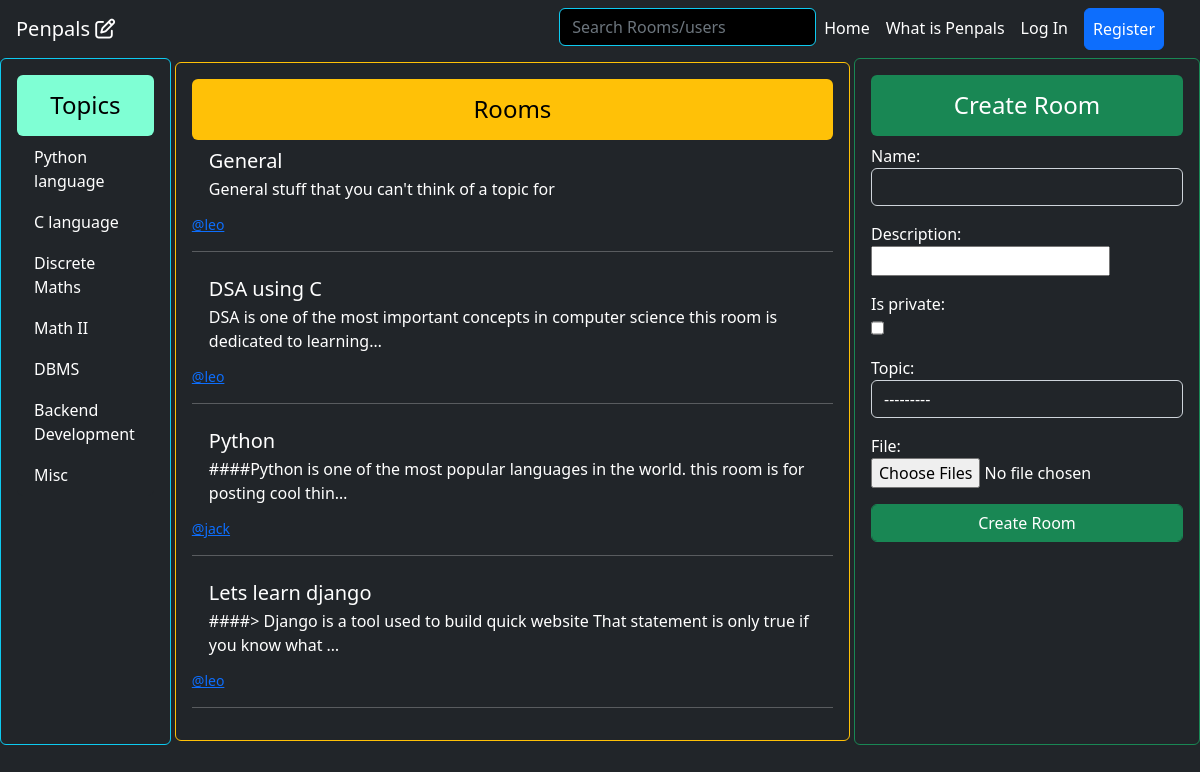
The page / on the database its author committed.
### base/models.py (models this page shows, shortened)
class Topic(models.Model):
    name = models.CharField(max_length=50)
    def __str__(self):
        return self.name

class Room(models.Model):
    name = models.CharField(max_length=120)
    description = MarkdownField(rendered_field='description_rendered', validator=VALIDATOR_STANDARD)
    description_rendered = RenderedMarkdownField()
    is_private = models.BooleanField(default=False)
    created_at = models.DateTimeField(auto_now_add=True)
    updated_at = models.DateTimeField(auto_now=True)
    topic = models.ForeignKey(Topic,null=True, on_delete=models.SET_NULL ,related_name='topic_rooms')
    creator = models.ForeignKey(Account,null=True,on_delete=models.SET_NULL,related_name='created_rooms')
    admins = models.ManyToManyField(Account,related_name='administrated_rooms')
    participants = models.ManyToManyField(Account,related_name='joined_rooms')
    class Meta:
        ordering = ['-created_at']

### accounts/models.py (models this page shows, shortened)
class Account(AbstractBaseUser,PermissionsMixin):
    id = models.UUIDField(primary_key = True,default=uuid.uuid4,editable=False)
    Genders=[
        ("Male","Male"),
        ("Female","Female")
    ]
    email = models.EmailField(verbose_name="email", max_length=60, unique=True)
    username = models.CharField(max_length=30, unique=True)
    gender = models.CharField(max_length=7,choices=Genders,default = "Male")
    phone_num = PhoneNumberField(blank=True)
    current_residence = CountryField(null =True , blank = True)
    nationality = CountryField(null =True , blank = True)
    date_joined = models.DateTimeField(verbose_name="date joined", auto_now_add=True)
    last_login = models.DateTimeField(verbose_name="last login", auto_now=True)
    is_active = models.BooleanField(default=True)
    is_admin = models.BooleanField(default=False)
    is_staff = models.BooleanField(default=False)
    is_superuser = models.BooleanField(default=False)
    profile_image = models.URLField(default="https://www.freeiconspng.com/thumbs/account-icon/account-icon-33.png")
    USERNAME_FIELD = "email"
    REQUIRED_FIELDS = [
        'username',
    ]
    objects = MyAccountManager()
    class Meta:
        unique_together = ('username','email')
    def __str__(self):
        return f"<a href='/accounts/{self.id}'>@{self.username}</a>"

### base/views.py (the view)
# urls.py: path('',index,name='index'),
def index(request):
    context = {}
    rooms = ''
    if request.GET:
        t = request.GET.get('t')
        s = request.GET.get('s')
        if t:
            rooms = Room.objects.filter(Q(topic__name__icontains = t)).exclude(is_private = True)
        elif s:
            if s.startswith('@'):
                try:
                    user = Account.objects.get(username = s[1:])
                except:
                    return HttpResponse("<h1>USER NOT FOUND</h1>",status = 404)
                return HttpResponseRedirect(reverse('profile', args=(user.id,)))
            else:
                rooms = Room.objects.filter(Q(name__icontains = s))
    else:
        rooms = Room.objects.all().exclude(is_private=True)
    context['rooms'] = rooms
    context['creation_form'] = RoomCreationForm()
    context['file_form'] = RoomFileForm()
    context['topics'] = Topic.objects.all()
    return render(request,"index.html",context)

### base/forms.py
class RoomCreationForm(forms.ModelForm):
    class Meta:
        model = Room
        fields = ('name','description','is_private','topic',)
        widgets = {
            'name': forms.TextInput(attrs={'class':'bg-dark text-white form-control'}),
            'description': MDEWidget(attrs={'class':'bg-dark text-white form-control'}),
            'is_private': forms.CheckboxInput(attrs={'class':'form-check',}),
            'topic': forms.Select(attrs={'class':'form-control text-white bg-dark'}),
        }

class RoomFileForm(forms.ModelForm):
    file = forms.FileField(required=False,widget=ClearableMultipleFileInput())
    class Meta:
        model = RoomFile
        fields = ['file']

### base/widgets.py (called while the page is built)
    def is_initial(self, value):
        return bool(value)

### base/templates/index.html (shortened to what this page needs)
{% extends 'layout.html' %}
{% block body %}
<div style="display: grid; grid-template-columns: 1fr 4fr 1fr;">
    <div class="list-group p-3 border rounded border-info ">
        <h4 class="text-center p-3 m-0 rounded text-black" style="background-color: aquamarine;">Topics</h4>
        {% for topic in topics %}
        <a href="{% url 'index' %}?t={{topic.name}}"
            class="list-group-item list-group-item-action bg-dark text-white border-dark">
            {{ topic.name }}
        </a>
        {% endfor %}
    </div>
    <div class="border rounded border-warning list-group p-3 m-1">
        <h4 class="text-center p-3 m-0 rounded text-black bg-warning">Rooms</h4>
        {% include "base/rooms.html" %}
    </div>
    <div class="container border rounded border-success p-3">
        <h4 class="text-center bg-success rounded p-3">Create Room</h4>
        <form action="{% url 'create_room' %}" method="post">
            {{ creation_form.as_p }}
            {{ file_form.as_p }}
            <input type="submit" class="btn btn-success form-control" value="Create Room">
        </form>
    </div>
</div>
{% endblock %}

### base/templates/base/rooms.html (shortened to what this page needs)
{% for room in rooms %}
<a href="{% url 'view_room' room.id %}" class="list-group-item list-group-item-action flex-column align-items-start bg-dark text-white border-dark">
    <div class="d-flex w-100 justify-content-between">
        <h5 class="mb-1">{{ room.name }}</h5>
    </div>
    <p class="mb-1">{{room.description | truncatechars:100}}</p>
    <small>{{room.creator | safe}}</small>
</a>
<hr>
{% empty %}
<h3>No rooms</h3>
{% endfor %}

### rows shown on the page
Topic: name "Python language"
Topic: name "C language"
Topic: name "Discrete Maths"
Topic: name "Math II"
Topic: name "DBMS"
Topic: name "Backend Development"
Topic: name "Misc"
Room: name "General", description "General stuff that you can't think of a topic for", creator "@leo"
Room: name "DSA using C", description "DSA is one of the most important concepts in computer science this room is dedicated to learning…", creator "@leo"
Room: name "Python", description "####Python is one of the most popular languages in the world. this room is for posting cool thin…", creator "@jack"
Room: name "Lets learn django", description "####> Django is a tool used to build quick website That statement is only true if you know what …", creator "@leo"

### other values the page prints
{{ file_form.as_p }} "File:"
